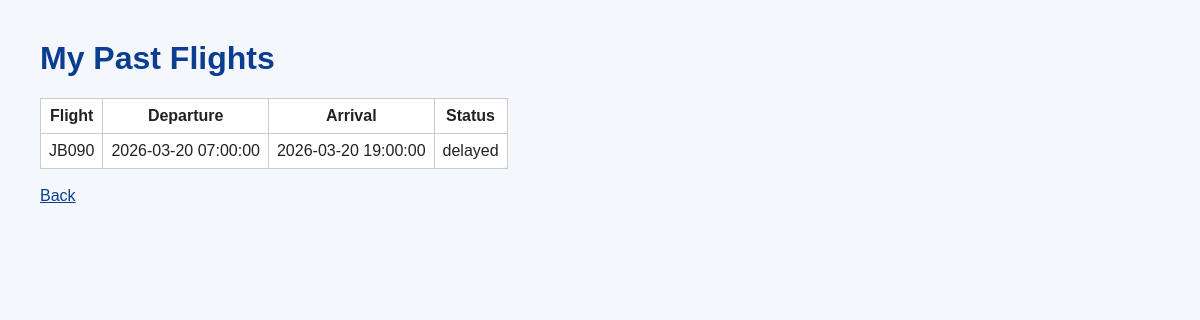
Page /airline_project/customer_past_flights.php (signed in) on the committed database.
### tables this page shows
CREATE TABLE Flight (
    airline_name VARCHAR(50) NOT NULL,
    flight_number VARCHAR(10) NOT NULL,
    departure_datetime DATETIME NOT NULL,
    arrival_datetime DATETIME NOT NULL,
    base_price DECIMAL(10,2) NOT NULL,
    status VARCHAR(20) NOT NULL,
    departure_airport CHAR(3) NOT NULL,
    arrival_airport CHAR(3) NOT NULL,
    airplane_id INT NOT NULL,
    PRIMARY KEY (airline_name, flight_number, departure_datetime),
    FOREIGN KEY (airline_name) REFERENCES Airline(name),
    FOREIGN KEY (departure_airport) REFERENCES Airport(code),
    FOREIGN KEY (arrival_airport) REFERENCES Airport(code),
    FOREIGN KEY (airline_name, airplane_id) REFERENCES Airplane(airline_name, airplane_id),
    CHECK (status IN ('on-time', 'delayed'))
);

### airline_project/customer_past_flights.php (the view, shortened to what this page needs)
<?php
include("db.php");
$email = $_SESSION['customer_email'];
$sql = "SELECT f.* FROM Ticket t
        JOIN Flight f
          ON t.airline_name = f.airline_name
         AND t.flight_number = f.flight_number
         AND t.departure_datetime = f.departure_datetime
        WHERE t.customer_email='$email' AND f.departure_datetime < NOW()
        ORDER BY f.departure_datetime DESC";
$result = mysqli_query($conn, $sql);
?>
<!DOCTYPE html>
<html>
<head><title>Past Flights</title><link rel="stylesheet" href="style.css"></head>
<body>
<h1>My Past Flights</h1>
<?php
if ($result && mysqli_num_rows($result) > 0) {
    echo "<table border='1' cellpadding='8'><tr><th>Flight</th><th>Departure</th><th>Arrival</th><th>Status</th></tr>";
    while ($row = mysqli_fetch_assoc($result)) {
        echo "<tr><td>" . htmlspecialchars($row['flight_number']) . "</td><td>" . htmlspecialchars($row['departure_datetime']) . "</td><td>" . htmlspecialchars($row['arrival_datetime']) . "</td><td>" . htmlspecialchars($row['status']) . "</td></tr>";
    }
    echo "</table>";
} else {
    echo "<p>No past flights found.</p>";
}
?>
<br><a href="customer_home.php">Back</a>
</body>
</html>

### airline_project/style.css (style rules this page uses)
body { font-family: Arial, sans-serif; margin: 40px; background: #f4f7fb; color: #222; }
h1 { color: #0b3d91; }
form, table { background: white; padding: 16px; border-radius: 8px; }
a { color: #0b3d91; }
table { border-collapse: collapse; }
th, td { border: 1px solid #ccc; padding: 8px; }

### rows in the picture
flight: flight_number "JB090", departure_datetime "2026-03-20 07:00:00", arrival_datetime "2026-03-20 19:00:00", status "delayed"
